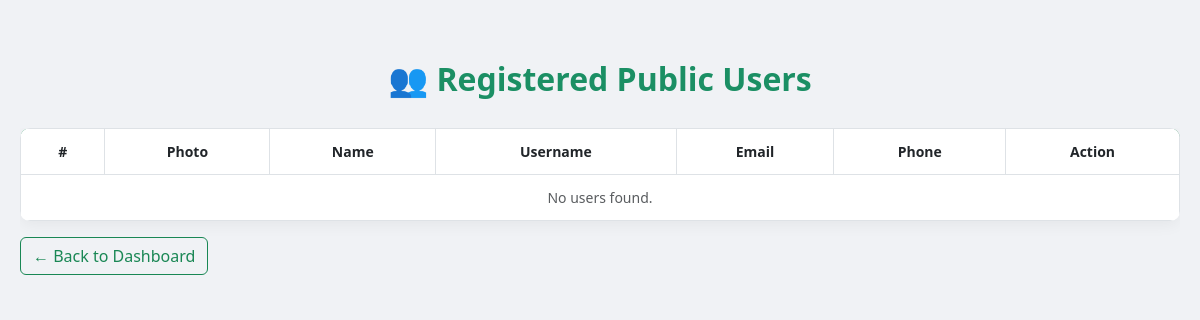
/user/admin/public.php (signed in), run on an earlier commit of the app's database.
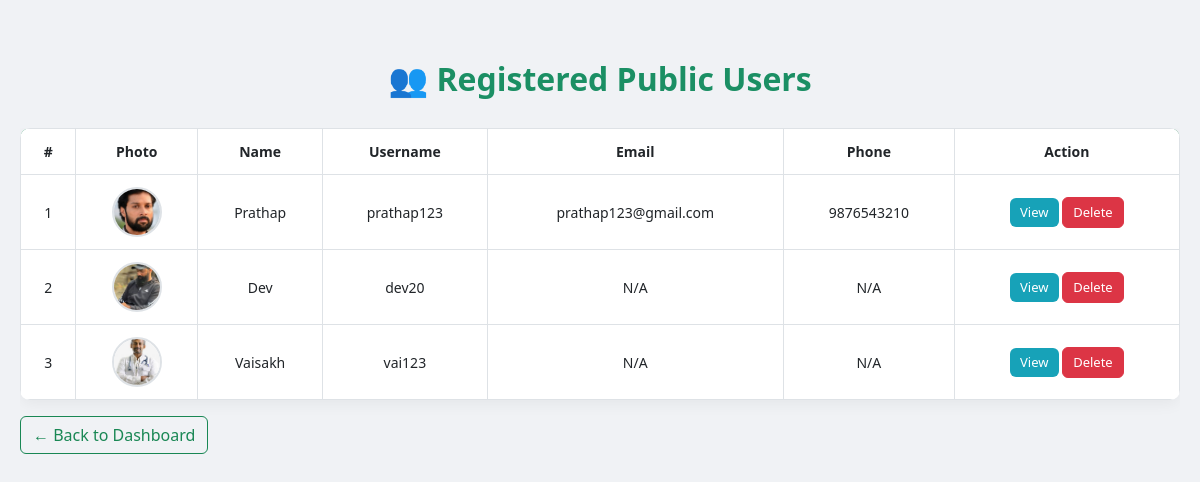
And on a later commit of the database.
### tables this page shows
CREATE TABLE `public_users` (
  `id` int(11) NOT NULL,
  `username` varchar(50) DEFAULT NULL,
  `password` varchar(255) DEFAULT NULL,
  `full_name` varchar(100) DEFAULT NULL,
  `email` varchar(100) DEFAULT NULL,
  `phone` varchar(15) DEFAULT NULL,
  `location` varchar(100) DEFAULT NULL,
  `gender` varchar(10) DEFAULT NULL,
  `photo` varchar(255) DEFAULT NULL,
  `created_at` timestamp NOT NULL DEFAULT current_timestamp()
);

### user/admin/public.php (the view, shortened to what this page needs)
<?php
include __DIR__ . '/../../config/db.php';
$public_users = [];
$result = $conn->query("SELECT * FROM public_users");
if ($result) {
    while ($row = $result->fetch_assoc()) {
        $public_users[] = $row;
    }
}
?>
<!DOCTYPE html>
<html lang="en">
<head>
  <link href="https://cdn.jsdelivr.net/npm/bootstrap@5.3.0/dist/css/bootstrap.min.css" rel="stylesheet">
</head>
<body>
<div class="container">
  <h2>👥 Registered Public Users</h2>
  <div class="table-responsive">
    <table class="table table-bordered align-middle text-center">
      <thead>
        <tr>
          <th>#</th>
          <th>Photo</th>
          <th>Name</th>
          <th>Username</th>
          <th>Email</th>
          <th>Phone</th>
          <th>Action</th>
        </tr>
      </thead>
      <tbody>
        <?php if (!empty($public_users)): ?>
          <?php foreach ($public_users as $index => $user): ?>
          <tr>
            <td><?= $index + 1 ?></td>
            <td><img src="../public/uploads/<?= htmlspecialchars($user['photo'] ?? 'default.jpg') ?>" alt="User"></td>
            <td><?= htmlspecialchars($user['full_name']) ?></td>
            <td><?= htmlspecialchars($user['username']) ?></td>
            <td><?= htmlspecialchars($user['email'] ?? 'N/A') ?></td>
            <td><?= htmlspecialchars($user['phone'] ?? 'N/A') ?></td>
            <td>
              <button class="btn btn-sm btn-info text-white" data-bs-toggle="modal" data-bs-target="#viewModal<?= $user['username'] ?>">View</button>
              <a href="delete_public.php?username=<?= $user['username'] ?>" class="btn btn-sm btn-danger" onclick="return confirm('Delete this user?')">Delete</a>
            </td>
          </tr>
          <?php endforeach; ?>
        <?php else: ?>
          <tr><td colspan="7" class="text-muted">No users found.</td></tr>
        <?php endif; ?>
      </tbody>
    </table>
  </div>
  <a href="../admin.php" class="btn btn-outline-success mb-3">
  ← Back to Dashboard
</a>
</div>
</body>
</html>

What changed in the data, as far as the page shows it:
added public_users: photo (picture), full_name "Prathap", username "prathap123", email "prathap123@gmail.com", phone "9876543210"
added public_users: photo (picture), full_name "Dev", username "dev20", email "N/A", phone "N/A"
added public_users: photo (picture), full_name "Vaisakh", username "vai123", email "N/A", phone "N/A"
Also different on the page:
text no longer shown: "No users found."
